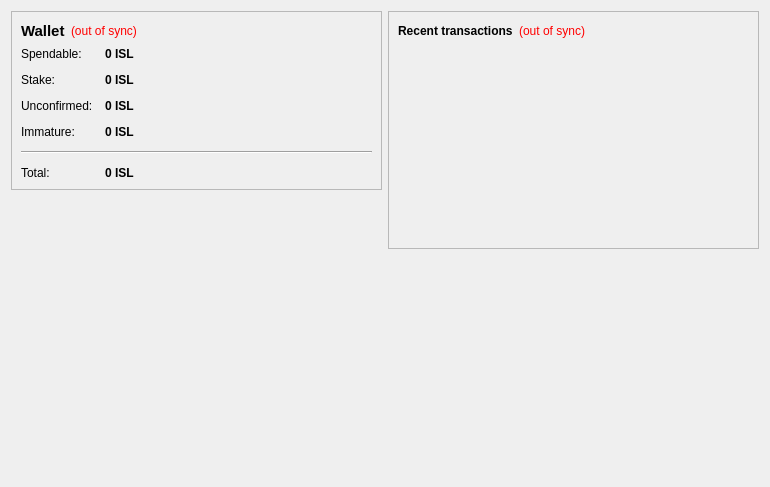
<?xml version="1.0" encoding="UTF-8"?>
<ui version="4.0">
 <class>OverviewPage</class>
 <widget class="QWidget" name="OverviewPage">
  <property name="geometry">
   <rect>
    <x>0</x>
    <y>0</y>
    <width>770</width>
    <height>487</height>
   </rect>
  </property>
  <property name="windowTitle">
   <string>Form</string>
  </property>
  <layout class="QHBoxLayout" name="horizontalLayout" stretch="1,1">
   <item>
    <layout class="QVBoxLayout" name="verticalLayout_2">
     <item>
      <widget class="QFrame" name="frame">
       <property name="frameShape">
        <enum>QFrame::StyledPanel</enum>
       </property>
       <property name="frameShadow">
        <enum>QFrame::Raised</enum>
       </property>
       <layout class="QVBoxLayout" name="verticalLayout_4">
        <item>
         <layout class="QHBoxLayout" name="horizontalLayout_4">
          <item>
           <widget class="QLabel" name="label_5">
            <property name="font">
             <font>
              <pointsize>11</pointsize>
              <weight>75</weight>
              <bold>true</bold>
             </font>
            </property>
            <property name="text">
             <string>Wallet</string>
            </property>
           </widget>
          </item>
          <item>
           <widget class="QLabel" name="labelWalletStatus">
            <property name="toolTip">
             <string>The displayed information may be out of date. Your wallet automatically synchronizes with the BamitCoin network after a connection is established, but this process has not completed yet.</string>
            </property>
            <property name="styleSheet">
             <string notr="true">QLabel { color: red; }</string>
            </property>
            <property name="text">
             <string notr="true">(out of sync)</string>
            </property>
            <property name="alignment">
             <set>Qt::AlignLeading|Qt::AlignLeft|Qt::AlignVCenter</set>
            </property>
           </widget>
          </item>
          <item>
           <spacer name="horizontalSpacer_2">
            <property name="orientation">
             <enum>Qt::Horizontal</enum>
            </property>
            <property name="sizeHint" stdset="0">
             <size>
              <width>40</width>
              <height>20</height>
             </size>
            </property>
           </spacer>
          </item>
         </layout>
        </item>
        <item>
         <layout class="QFormLayout" name="formLayout_2">
          <property name="fieldGrowthPolicy">
           <enum>QFormLayout::AllNonFixedFieldsGrow</enum>
          </property>
          <property name="horizontalSpacing">
           <number>12</number>
          </property>
          <property name="verticalSpacing">
           <number>12</number>
          </property>
          <item row="0" column="0">
           <widget class="QLabel" name="label">
            <property name="text">
             <string>Spendable:</string>
            </property>
           </widget>
          </item>
          <item row="0" column="1">
           <widget class="QLabel" name="labelBalance">
            <property name="font">
             <font>
              <weight>75</weight>
              <bold>true</bold>
             </font>
            </property>
            <property name="cursor">
             <cursorShape>IBeamCursor</cursorShape>
            </property>
            <property name="toolTip">
             <string>Your current spendable balance</string>
            </property>
            <property name="text">
             <string notr="true">0 ISL</string>
            </property>
            <property name="textInteractionFlags">
             <set>Qt::LinksAccessibleByMouse|Qt::TextSelectableByKeyboard|Qt::TextSelectableByMouse</set>
            </property>
           </widget>
          </item>
          <item row="1" column="0">
           <widget class="QLabel" name="label_6">
            <property name="text">
             <string>Stake:</string>
            </property>
           </widget>
          </item>
          <item row="1" column="1">
           <widget class="QLabel" name="labelStake">
            <property name="font">
             <font>
              <weight>75</weight>
              <bold>true</bold>
             </font>
            </property>
            <property name="cursor">
             <cursorShape>IBeamCursor</cursorShape>
            </property>
            <property name="toolTip">
             <string>Total of coins that was staked, and do not yet count toward the current balance</string>
            </property>
            <property name="text">
             <string notr="true">0 ISL</string>
            </property>
            <property name="textInteractionFlags">
             <set>Qt::LinksAccessibleByMouse|Qt::TextSelectableByKeyboard|Qt::TextSelectableByMouse</set>
            </property>
           </widget>
          </item>
          <item row="2" column="0">
           <widget class="QLabel" name="label_3">
            <property name="text">
             <string>Unconfirmed:</string>
            </property>
           </widget>
          </item>
          <item row="2" column="1">
           <widget class="QLabel" name="labelUnconfirmed">
            <property name="font">
             <font>
              <weight>75</weight>
              <bold>true</bold>
             </font>
            </property>
            <property name="cursor">
             <cursorShape>IBeamCursor</cursorShape>
            </property>
            <property name="toolTip">
             <string>Total of transactions that have yet to be confirmed, and do not yet count toward the current balance</string>
            </property>
            <property name="text">
             <string notr="true">0 ISL</string>
            </property>
            <property name="textInteractionFlags">
             <set>Qt::LinksAccessibleByMouse|Qt::TextSelectableByKeyboard|Qt::TextSelectableByMouse</set>
            </property>
           </widget>
          </item>
          <item row="3" column="0">
           <widget class="QLabel" name="labelImmatureText">
            <property name="text">
             <string>Immature:</string>
            </property>
           </widget>
          </item>
          <item row="3" column="1">
           <widget class="QLabel" name="labelImmature">
            <property name="font">
             <font>
              <weight>75</weight>
              <bold>true</bold>
             </font>
            </property>
            <property name="toolTip">
             <string>Mined balance that has not yet matured</string>
            </property>
            <property name="text">
             <string notr="true">0 ISL</string>
            </property>
            <property name="textInteractionFlags">
             <set>Qt::LinksAccessibleByMouse|Qt::TextSelectableByKeyboard|Qt::TextSelectableByMouse</set>
            </property>
           </widget>
          </item>
          <item row="4" column="0" colspan="2">
           <widget class="Line" name="line">
            <property name="orientation">
             <enum>Qt::Horizontal</enum>
            </property>
           </widget>
          </item>
          <item row="5" column="0">
           <widget class="QLabel" name="labelTotalText">
            <property name="text">
             <string>Total:</string>
            </property>
           </widget>
          </item>
          <item row="5" column="1">
           <widget class="QLabel" name="labelTotal">
            <property name="font">
             <font>
              <weight>75</weight>
              <bold>true</bold>
             </font>
            </property>
            <property name="cursor">
             <cursorShape>IBeamCursor</cursorShape>
            </property>
            <property name="toolTip">
             <string>Your current total balance</string>
            </property>
            <property name="text">
             <string notr="true">0 ISL</string>
            </property>
            <property name="textInteractionFlags">
             <set>Qt::LinksAccessibleByMouse|Qt::TextSelectableByKeyboard|Qt::TextSelectableByMouse</set>
            </property>
           </widget>
          </item>
         </layout>
        </item>
       </layout>
      </widget>
     </item>
     <item>
      <spacer name="verticalSpacer">
       <property name="orientation">
        <enum>Qt::Vertical</enum>
       </property>
       <property name="sizeHint" stdset="0">
        <size>
         <width>20</width>
         <height>40</height>
        </size>
       </property>
      </spacer>
     </item>
     <item>
      <widget class="QLabel" name="label_2">
       <property name="autoFillBackground">
        <bool>true</bool>
       </property>
       <property name="text">
        <string/>
       </property>
       <property name="pixmap">
        <pixmap resource="../bitcoin.qrc">:/icons/drmbg</pixmap>
       </property>
       <property name="scaledContents">
        <bool>false</bool>
       </property>
       <property name="margin">
        <number>0</number>
       </property>
      </widget>
     </item>
    </layout>
   </item>
   <item>
    <layout class="QVBoxLayout" name="verticalLayout_3">
     <item>
      <widget class="QFrame" name="frame_2">
       <property name="frameShape">
        <enum>QFrame::StyledPanel</enum>
       </property>
       <property name="frameShadow">
        <enum>QFrame::Raised</enum>
       </property>
       <layout class="QVBoxLayout" name="verticalLayout">
        <item>
         <layout class="QHBoxLayout" name="horizontalLayout_2">
          <item>
           <widget class="QLabel" name="label_4">
            <property name="text">
             <string>&lt;b&gt;Recent transactions&lt;/b&gt;</string>
            </property>
           </widget>
          </item>
          <item>
           <widget class="QLabel" name="labelTransactionsStatus">
            <property name="toolTip">
             <string>The displayed information may be out of date. Your wallet automatically synchronizes with the BamitCoin network after a connection is established, but this process has not completed yet.</string>
            </property>
            <property name="styleSheet">
             <string notr="true">QLabel { color: red; }</string>
            </property>
            <property name="text">
             <string notr="true">(out of sync)</string>
            </property>
            <property name="alignment">
             <set>Qt::AlignRight|Qt::AlignTrailing|Qt::AlignVCenter</set>
            </property>
           </widget>
          </item>
          <item>
           <spacer name="horizontalSpacer">
            <property name="orientation">
             <enum>Qt::Horizontal</enum>
            </property>
            <property name="sizeHint" stdset="0">
             <size>
              <width>40</width>
              <height>20</height>
             </size>
            </property>
           </spacer>
          </item>
         </layout>
        </item>
        <item>
         <widget class="QListView" name="listTransactions">
          <property name="styleSheet">
           <string notr="true">QListView { background: transparent; }</string>
          </property>
          <property name="frameShape">
           <enum>QFrame::NoFrame</enum>
          </property>
          <property name="verticalScrollBarPolicy">
           <enum>Qt::ScrollBarAlwaysOff</enum>
          </property>
          <property name="horizontalScrollBarPolicy">
           <enum>Qt::ScrollBarAlwaysOff</enum>
          </property>
          <property name="selectionMode">
           <enum>QAbstractItemView::NoSelection</enum>
          </property>
         </widget>
        </item>
       </layout>
      </widget>
     </item>
     <item>
      <spacer name="verticalSpacer_2">
       <property name="orientation">
        <enum>Qt::Vertical</enum>
       </property>
       <property name="sizeHint" stdset="0">
        <size>
         <width>20</width>
         <height>40</height>
        </size>
       </property>
      </spacer>
     </item>
    </layout>
   </item>
  </layout>
 </widget>
 <resources/>
 <connections/>
</ui>
